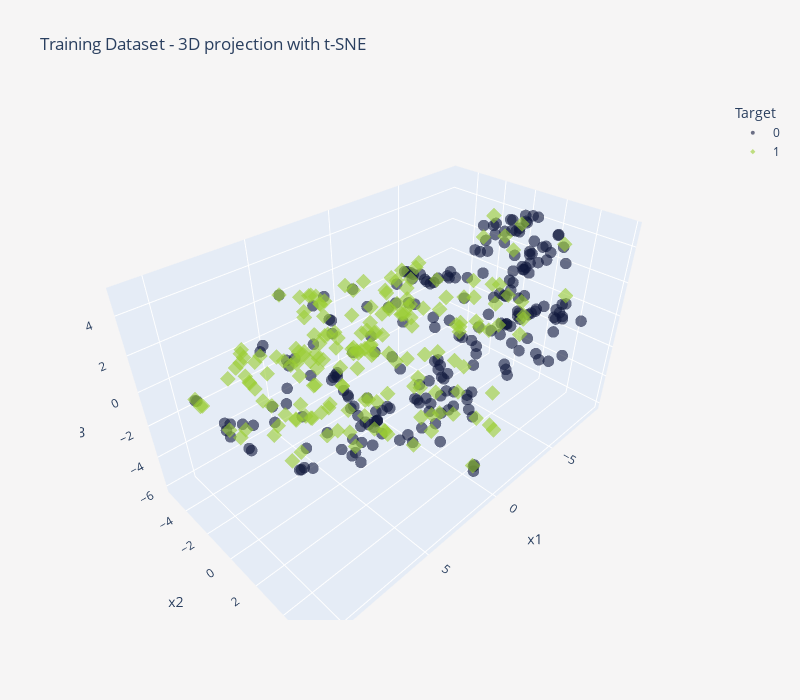

The cell this chart's notebook holds for it:
### Code cell
fig = px.scatter_3d(
    data_frame=X3D,
    x="x1",
    y="x2",
    z="x3",
    symbol="Target",
    symbol_sequence=["circle", "diamond"],
    color="Target",
    color_discrete_sequence=["#0f173b", "#9acd32"],
    opacity=0.6,
    height=700,
    width=800,
    title="Training Dataset - 3D projection with t-SNE",
)

fig.update_layout(
    plot_bgcolor=BACKGROUND_COLOR,
    paper_bgcolor=BACKGROUND_COLOR,
)

fig.update_traces(marker_size=4)
fig.show()

### Figure 1 — Plotly figure (JSON) as saved in the notebook; plotly's stock layout.template omitted (floating-point values rounded to 4 significant figures; data arrays with more than 128 entries replaced by an {"elided": "..."} marker saying what was removed)
{"data": [{"hovertemplate": "Target=0<br>x1=%{x}<br>x2=%{y}<br>x3=%{z}<extra></extra>", "legendgroup": "0", "marker": {"color": "#0f173b", "opacity": 0.6, "size": 4, "symbol": "circle"}, "mode": "markers", "name": "0", "scene": "scene", "showlegend": true, "type": "scatter3d", "x": {"elided": "230 float values"}, "y": {"elided": "230 float values"}, "z": {"elided": "230 float values"}}, {"hovertemplate": "Target=1<br>x1=%{x}<br>x2=%{y}<br>x3=%{z}<extra></extra>", "legendgroup": "1", "marker": {"color": "#9acd32", "opacity": 0.6, "size": 4, "symbol": "diamond"}, "mode": "markers", "name": "1", "scene": "scene", "showlegend": true, "type": "scatter3d", "x": {"elided": "184 float values"}, "y": {"elided": "184 float values"}, "z": {"elided": "184 float values"}}], "layout": {"height": 700, "legend": {"title": {"text": "Target"}, "tracegroupgap": 0}, "paper_bgcolor": "#F6F5F5", "plot_bgcolor": "#F6F5F5", "scene": {"domain": {"x": [0, 1], "y": [0, 1]}, "xaxis": {"title": {"text": "x1"}}, "yaxis": {"title": {"text": "x2"}}, "zaxis": {"title": {"text": "x3"}}}, "title": {"text": "Training Dataset - 3D projection with t-SNE"}, "width": 800}}
